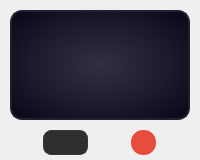
            <widget class="QWidget" name="slot4Widget" native="true">
             <property name="styleSheet">
              <string>QWidget#slot4Widget {
    background: qradialgradient(cx:0.5, cy:0.5, radius:0.8, fx:0.5, fy:0.5, stop:0 #2a2a3a, stop:0.5 #1a1a2a, stop:1 #0a0a1a);
    border: 1px solid #363540;
    border-radius: 8px;
}</string>
             </property>
             <layout class="QVBoxLayout" name="slot4Layout">
              <property name="spacing">
               <number>10</number>
              </property>
              <property name="leftMargin">
               <number>10</number>
              </property>
              <property name="topMargin">
               <number>10</number>
              </property>
              <property name="rightMargin">
               <number>10</number>
              </property>
              <property name="bottomMargin">
               <number>5</number>
              </property>
              <item>
               <widget class="QPushButton" name="slot4">
                <property name="minimumSize">
                 <size>
                  <width>110</width>
                  <height>110</height>
                 </size>
                </property>
                <property name="maximumSize">
                 <size>
                  <width>16777215</width>
                  <height>16777215</height>
                 </size>
                </property>
                <property name="styleSheet">
                 <string>QPushButton {
    background: qradialgradient(cx:0.5, cy:0.5, radius:0.8, fx:0.5, fy:0.5, stop:0 #303040, stop:0.5 #1a1a2a, stop:1 #000010);
    border: 2px solid #202030;
    border-radius: 12px;
    color: white;
    font-size: 14px;
    font-weight: bold;
}
QPushButton:hover {
    border: 1px solid #00ff88;
}
QPushButton:pressed {
    background: qradialgradient(cx:0.5, cy:0.5, radius:0.8, fx:0.5, fy:0.5, stop:0 #101020, stop:0.5 #0a0a1a, stop:1 #000000);
    border-color: #1a1a2a;
}</string>
                </property>
                <property name="text">
                 <string/>
                </property>
                <property name="icon">
                 <iconset resource="Soundpack.qrc">
                  <normaloff>:/img/img/ohacet.jpg</normaloff>:/img/img/ohacet.jpg</iconset>
                </property>
                <property name="iconSize">
                 <size>
                  <width>96</width>
                  <height>96</height>
                 </size>
                </property>
                <property name="scaledContents" stdset="0">
                 <bool>true</bool>
                </property>
               </widget>
              </item>
              <item>
               <layout class="QHBoxLayout" name="slot4Controls">
                <property name="leftMargin">
                 <number>0</number>
                </property>
                <property name="topMargin">
                 <number>0</number>
                </property>
                <property name="rightMargin">
                 <number>0</number>
                </property>
                <property name="bottomMargin">
                 <number>0</number>
                </property>
                <item>
                 <widget class="QComboBox" name="slot4Hotkey">
                  <property name="minimumSize">
                   <size>
                    <width>45</width>
                    <height>25</height>
                   </size>
                  </property>
                  <property name="maximumSize">
                   <size>
                    <width>45</width>
                    <height>25</height>
                   </size>
                  </property>
                  <property name="styleSheet">
                   <string>QComboBox {
    background: #2f2f2f;
    border-radius: 8px;
    border: 1px solid #3a3a3a;
    padding: 2px 8px;
    color: white;
}

QComboBox:hover {
    border: 1px solid #00ff88;
}

QComboBox::drop-down {
    border: none;
    width: 18px;
}

QComboBox QAbstractItemView {
    background: #2a2a2a;
    border: 1px solid #00ff88;
    selection-background-color: #00ff88;
    selection-color: #000000;
    color: white;
}

QComboBox QAbstractItemView::item {
    padding: 5px 10px;
}

QComboBox QAbstractItemView::item:selected {
    background: #00ff88;
    color: #000000;
}

QScrollBar:vertical {
    background: #2a2a2a;
    width: 8px;
    border-radius: 4px;
}

QScrollBar::handle:vertical {
    background: #00ff88;
    border-radius: 4px;
    min-height: 20px;
}

QScrollBar::handle:vertical:hover {
    background: #00cc66;
}</string>
                  </property>
                 </widget>
                </item>
                <item>
                 <widget class="QPushButton" name="slot4Delete">
                  <property name="minimumSize">
                   <size>
                    <width>25</width>
                    <height>25</height>
                   </size>
                  </property>
                  <property name="maximumSize">
                   <size>
                    <width>25</width>
                    <height>25</height>
                   </size>
                  </property>
                  <property name="styleSheet">
                   <string>QPushButton {
    background-color: #e74c3c;
    border: none;
    border-radius: 12px;
    color: white;
    font-size: 12px;
    font-weight: bold;
}
QPushButton:hover {
    border: 1px solid #00ff88;
}</string>
                  </property>
                  <property name="text">
                   <string/>
                  </property>
                  <property name="icon">
                   <iconset resource="Soundpack.qrc">
                    <normaloff>:/app/img/app/bin (1).png</normaloff>:/app/img/app/bin (1).png</iconset>
                  </property>
                 </widget>
                </item>
               </layout>
              </item>
             </layout>
            </widget>
